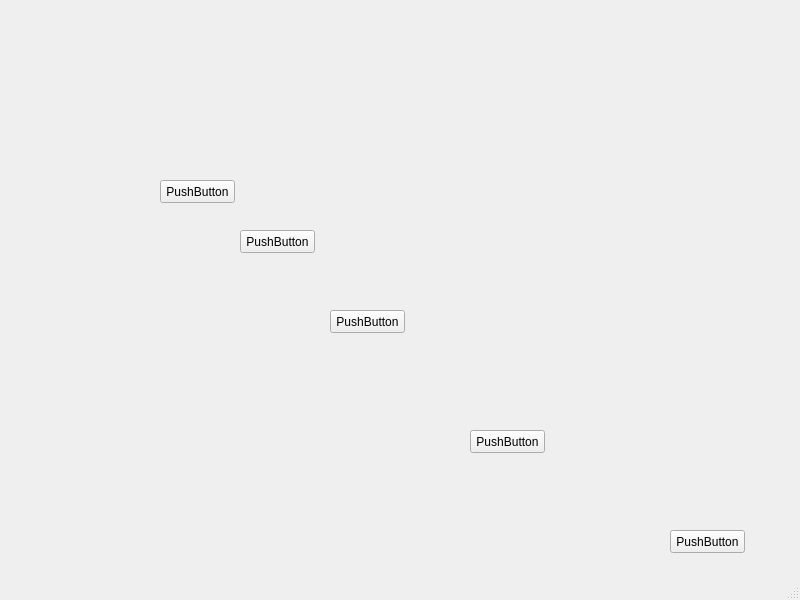
<?xml version="1.0" encoding="UTF-8"?>
<ui version="4.0">
 <class>MainWindow</class>
 <widget class="QMainWindow" name="MainWindow">
  <property name="geometry">
   <rect>
    <x>0</x>
    <y>0</y>
    <width>800</width>
    <height>600</height>
   </rect>
  </property>
  <property name="windowTitle">
   <string>MainWindow</string>
  </property>
  <widget class="QWidget" name="centralwidget">
   <widget class="QPushButton" name="pushButton">
    <property name="geometry">
     <rect>
      <x>160</x>
      <y>180</y>
      <width>75</width>
      <height>23</height>
     </rect>
    </property>
    <property name="text">
     <string>PushButton</string>
    </property>
   </widget>
   <widget class="QPushButton" name="pushButton_2">
    <property name="geometry">
     <rect>
      <x>240</x>
      <y>230</y>
      <width>75</width>
      <height>23</height>
     </rect>
    </property>
    <property name="text">
     <string>PushButton</string>
    </property>
   </widget>
   <widget class="QPushButton" name="pushButton_3">
    <property name="geometry">
     <rect>
      <x>330</x>
      <y>310</y>
      <width>75</width>
      <height>23</height>
     </rect>
    </property>
    <property name="text">
     <string>PushButton</string>
    </property>
   </widget>
   <widget class="QPushButton" name="pushButton_4">
    <property name="geometry">
     <rect>
      <x>470</x>
      <y>430</y>
      <width>75</width>
      <height>23</height>
     </rect>
    </property>
    <property name="text">
     <string>PushButton</string>
    </property>
   </widget>
   <widget class="QPushButton" name="pushButton_5">
    <property name="geometry">
     <rect>
      <x>670</x>
      <y>530</y>
      <width>75</width>
      <height>23</height>
     </rect>
    </property>
    <property name="text">
     <string>PushButton</string>
    </property>
   </widget>
  </widget>
  <widget class="QMenuBar" name="menubar">
   <property name="geometry">
    <rect>
     <x>0</x>
     <y>0</y>
     <width>800</width>
     <height>22</height>
    </rect>
   </property>
  </widget>
  <widget class="QStatusBar" name="statusbar"/>
 </widget>
 <resources/>
 <connections/>
</ui>
